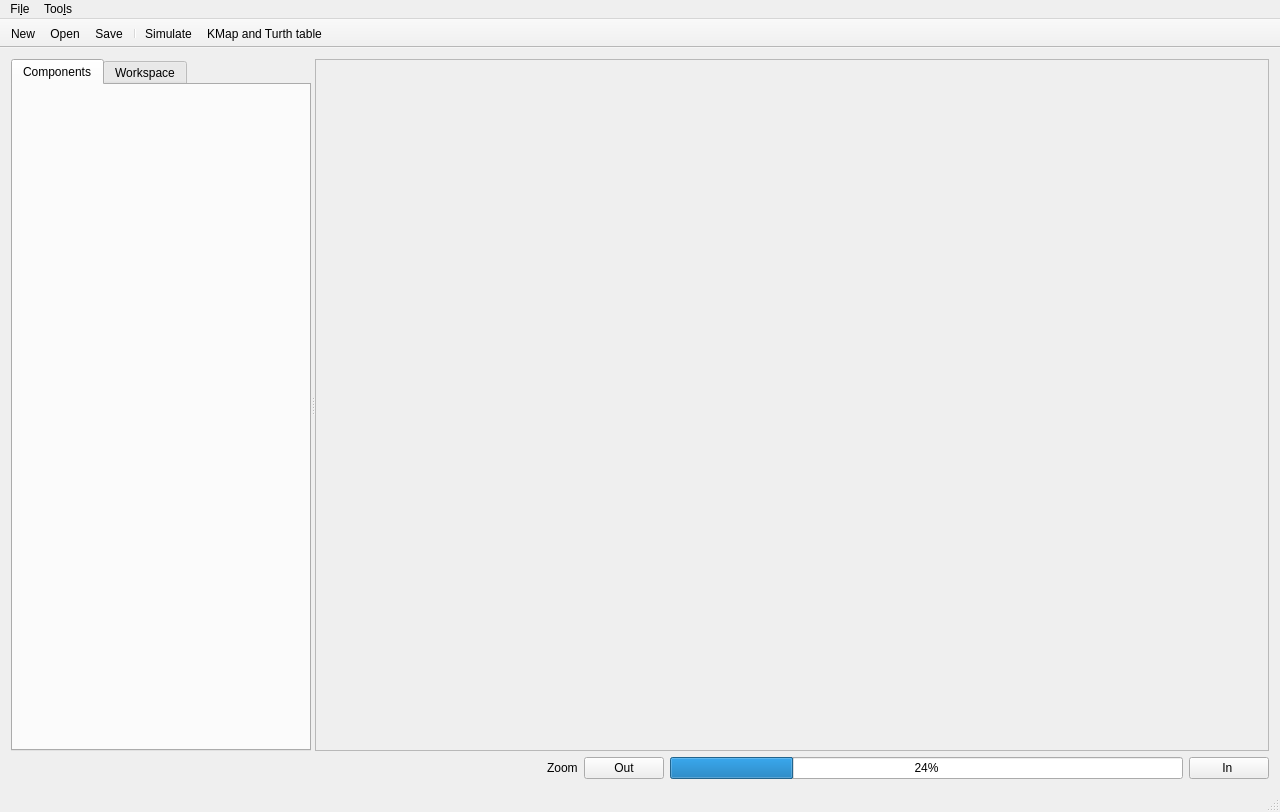
<?xml version="1.0" encoding="UTF-8"?>
<ui version="4.0">
 <class>MainWindow</class>
 <widget class="QMainWindow" name="MainWindow">
  <property name="geometry">
   <rect>
    <x>0</x>
    <y>0</y>
    <width>1280</width>
    <height>812</height>
   </rect>
  </property>
  <property name="windowTitle">
   <string>MainWindow</string>
  </property>
  <widget class="QWidget" name="centralWidget">
   <layout class="QGridLayout" name="gridLayout_4">
    <item row="0" column="0">
     <widget class="QSplitter" name="splitter_2">
      <property name="orientation">
       <enum>Qt::Horizontal</enum>
      </property>
      <widget class="QSplitter" name="splitter">
       <property name="orientation">
        <enum>Qt::Horizontal</enum>
       </property>
       <widget class="QTabWidget" name="tabWidget">
        <property name="maximumSize">
         <size>
          <width>300</width>
          <height>16777215</height>
         </size>
        </property>
        <property name="currentIndex">
         <number>0</number>
        </property>
        <widget class="QWidget" name="tab_2">
         <attribute name="title">
          <string>Components</string>
         </attribute>
         <layout class="QVBoxLayout" name="verticalLayout">
          <item>
           <layout class="QGridLayout" name="gridLayout_3"/>
          </item>
         </layout>
        </widget>
        <widget class="QWidget" name="tab_3">
         <attribute name="title">
          <string>Workspace</string>
         </attribute>
         <layout class="QVBoxLayout" name="verticalLayout_2">
          <item>
           <layout class="QGridLayout" name="gridLayout_6"/>
          </item>
         </layout>
        </widget>
       </widget>
      </widget>
      <widget class="QFrame" name="frame">
       <property name="frameShape">
        <enum>QFrame::StyledPanel</enum>
       </property>
       <property name="frameShadow">
        <enum>QFrame::Raised</enum>
       </property>
       <layout class="QGridLayout" name="gridLayout">
        <item row="0" column="0">
         <layout class="QGridLayout" name="frameGridLayout"/>
        </item>
       </layout>
      </widget>
     </widget>
    </item>
    <item row="1" column="0">
     <layout class="QHBoxLayout" name="horizontalLayout">
      <item>
       <spacer name="horizontalSpacer">
        <property name="orientation">
         <enum>Qt::Horizontal</enum>
        </property>
        <property name="sizeHint" stdset="0">
         <size>
          <width>40</width>
          <height>20</height>
         </size>
        </property>
       </spacer>
      </item>
      <item>
       <widget class="QLabel" name="label">
        <property name="text">
         <string>Zoom</string>
        </property>
       </widget>
      </item>
      <item>
       <widget class="QPushButton" name="Zoomout">
        <property name="text">
         <string>Out</string>
        </property>
       </widget>
      </item>
      <item>
       <widget class="QProgressBar" name="progressBar">
        <property name="minimumSize">
         <size>
          <width>513</width>
          <height>0</height>
         </size>
        </property>
        <property name="maximumSize">
         <size>
          <width>513</width>
          <height>16777215</height>
         </size>
        </property>
        <property name="value">
         <number>24</number>
        </property>
       </widget>
      </item>
      <item>
       <widget class="QPushButton" name="zoomin">
        <property name="text">
         <string>In </string>
        </property>
       </widget>
      </item>
     </layout>
    </item>
   </layout>
  </widget>
  <widget class="QMenuBar" name="menuBar">
   <property name="geometry">
    <rect>
     <x>0</x>
     <y>0</y>
     <width>1280</width>
     <height>25</height>
    </rect>
   </property>
   <widget class="QMenu" name="menuFile">
    <property name="title">
     <string>Fi&amp;le</string>
    </property>
    <addaction name="actionNew"/>
    <addaction name="actionOpen"/>
    <addaction name="actionSave"/>
    <addaction name="actionQuit"/>
   </widget>
   <widget class="QMenu" name="menuTools">
    <property name="title">
     <string>Too&amp;ls</string>
    </property>
    <addaction name="actionSimulate"/>
    <addaction name="actionKMap_Turth_table"/>
   </widget>
   <addaction name="menuFile"/>
   <addaction name="menuTools"/>
  </widget>
  <widget class="QToolBar" name="mainToolBar">
   <property name="movable">
    <bool>false</bool>
   </property>
   <attribute name="toolBarArea">
    <enum>TopToolBarArea</enum>
   </attribute>
   <attribute name="toolBarBreak">
    <bool>false</bool>
   </attribute>
   <addaction name="actionNew"/>
   <addaction name="actionOpen"/>
   <addaction name="actionSave"/>
   <addaction name="separator"/>
   <addaction name="actionSimulate"/>
   <addaction name="actionKMap_Turth_table"/>
  </widget>
  <widget class="QStatusBar" name="statusBar"/>
  <action name="actionNew">
   <property name="icon">
    <iconset resource="../logicsim.qrc">
     <normaloff>:/icons/new</normaloff>:/icons/new</iconset>
   </property>
   <property name="text">
    <string>&amp;New</string>
   </property>
  </action>
  <action name="actionOpen">
   <property name="icon">
    <iconset resource="../logicsim.qrc">
     <normaloff>:/icons/open</normaloff>:/icons/open</iconset>
   </property>
   <property name="text">
    <string>&amp;Open</string>
   </property>
  </action>
  <action name="actionSimulate">
   <property name="text">
    <string>&amp;Simulate</string>
   </property>
  </action>
  <action name="actionKMap_Turth_table">
   <property name="text">
    <string>&amp;KMap and Turth table</string>
   </property>
  </action>
  <action name="actionSave">
   <property name="icon">
    <iconset resource="../logicsim.qrc">
     <normaloff>:/icons/save</normaloff>:/icons/save</iconset>
   </property>
   <property name="text">
    <string>&amp;Save</string>
   </property>
  </action>
  <action name="actionQuit">
   <property name="icon">
    <iconset resource="../logicsim.qrc">
     <normaloff>:/icons/close</normaloff>:/icons/close</iconset>
   </property>
   <property name="text">
    <string>&amp;Quit</string>
   </property>
  </action>
 </widget>
 <layoutdefault spacing="6" margin="11"/>
 <resources>
  <include location="../logicsim.qrc"/>
 </resources>
 <connections/>
</ui>
